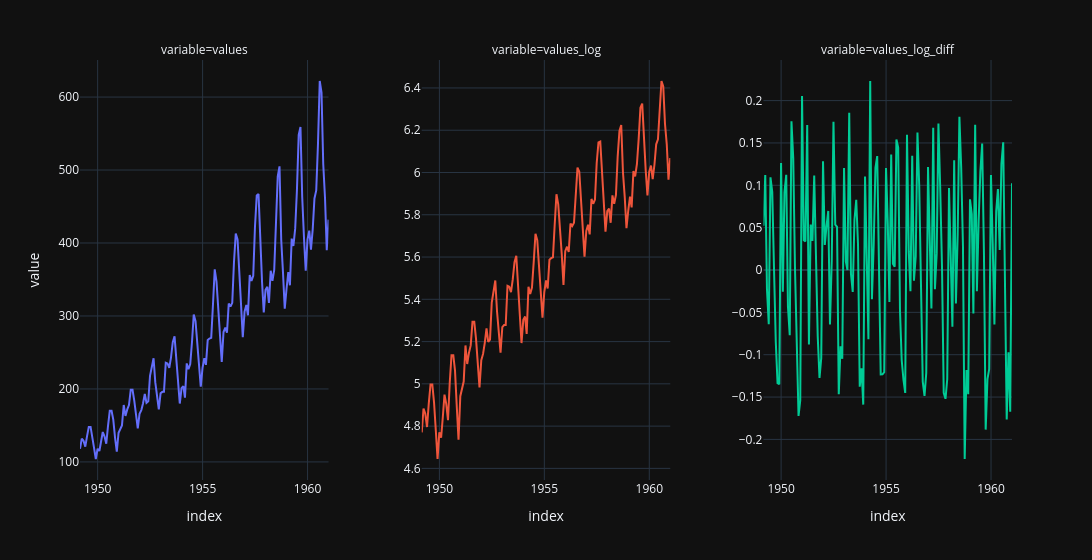

Notebook cell for this chart:
### Code cell
fig = df.plot(facet_col='variable', facet_col_spacing=0.1)
fig.update_yaxes(matches=None)
fig.update_layout(width=1200)


for attr in dir(fig.layout):
    if attr.startswith("yaxis"):
        axis = getattr(fig.layout, attr)
        if axis:
            axis.showticklabels = True
        
fig

### Figure 1 — Plotly figure (JSON) as saved in the notebook; plotly's stock layout.template omitted (floating-point values rounded to 4 significant figures; data arrays with more than 128 entries replaced by an {"elided": "..."} marker saying what was removed)
{"data": [{"hovertemplate": "variable=values<br>index=%{x}<br>value=%{y}<extra></extra>", "legendgroup": "values", "line": {"color": "#636efa", "dash": "solid"}, "marker": {"symbol": "circle"}, "mode": "lines", "name": "values", "orientation": "v", "showlegend": true, "type": "scatter", "x": {"elided": "143 str values"}, "xaxis": "x", "y": {"elided": "143 float values"}, "yaxis": "y"}, {"hovertemplate": "variable=values_log<br>index=%{x}<br>value=%{y}<extra></extra>", "legendgroup": "values_log", "line": {"color": "#EF553B", "dash": "solid"}, "marker": {"symbol": "circle"}, "mode": "lines", "name": "values_log", "orientation": "v", "showlegend": true, "type": "scatter", "x": {"elided": "143 str values"}, "xaxis": "x2", "y": {"elided": "143 float values"}, "yaxis": "y2"}, {"hovertemplate": "variable=values_log_diff<br>index=%{x}<br>value=%{y}<extra></extra>", "legendgroup": "values_log_diff", "line": {"color": "#00cc96", "dash": "solid"}, "marker": {"symbol": "circle"}, "mode": "lines", "name": "values_log_diff", "orientation": "v", "showlegend": true, "type": "scatter", "x": {"elided": "143 str values"}, "xaxis": "x3", "y": {"elided": "143 float values"}, "yaxis": "y3"}], "layout": {"annotations": [{"font": {}, "showarrow": false, "text": "variable=values", "x": 0.1333, "xanchor": "center", "xref": "paper", "y": 1, "yanchor": "bottom", "yref": "paper"}, {"font": {}, "showarrow": false, "text": "variable=values_log", "x": 0.5, "xanchor": "center", "xref": "paper", "y": 1, "yanchor": "bottom", "yref": "paper"}, {"font": {}, "showarrow": false, "text": "variable=values_log_diff", "x": 0.8667, "xanchor": "center", "xref": "paper", "y": 1, "yanchor": "bottom", "yref": "paper"}], "legend": {"title": {"text": "variable"}, "tracegroupgap": 0}, "margin": {"t": 60}, "width": 1200, "xaxis": {"anchor": "y", "domain": [0, 0.2667], "title": {"text": "index"}}, "xaxis2": {"anchor": "y2", "domain": [0.3667, 0.6333], "matches": "x", "title": {"text": "index"}}, "xaxis3": {"anchor": "y3", "domain": [0.7333, 1], "matches": "x", "title": {"text": "index"}}, "yaxis": {"anchor": "x", "domain": [0, 1], "showticklabels": true, "title": {"text": "value"}}, "yaxis2": {"anchor": "x2", "domain": [0, 1], "showticklabels": true}, "yaxis3": {"anchor": "x3", "domain": [0, 1], "showticklabels": true}}}
